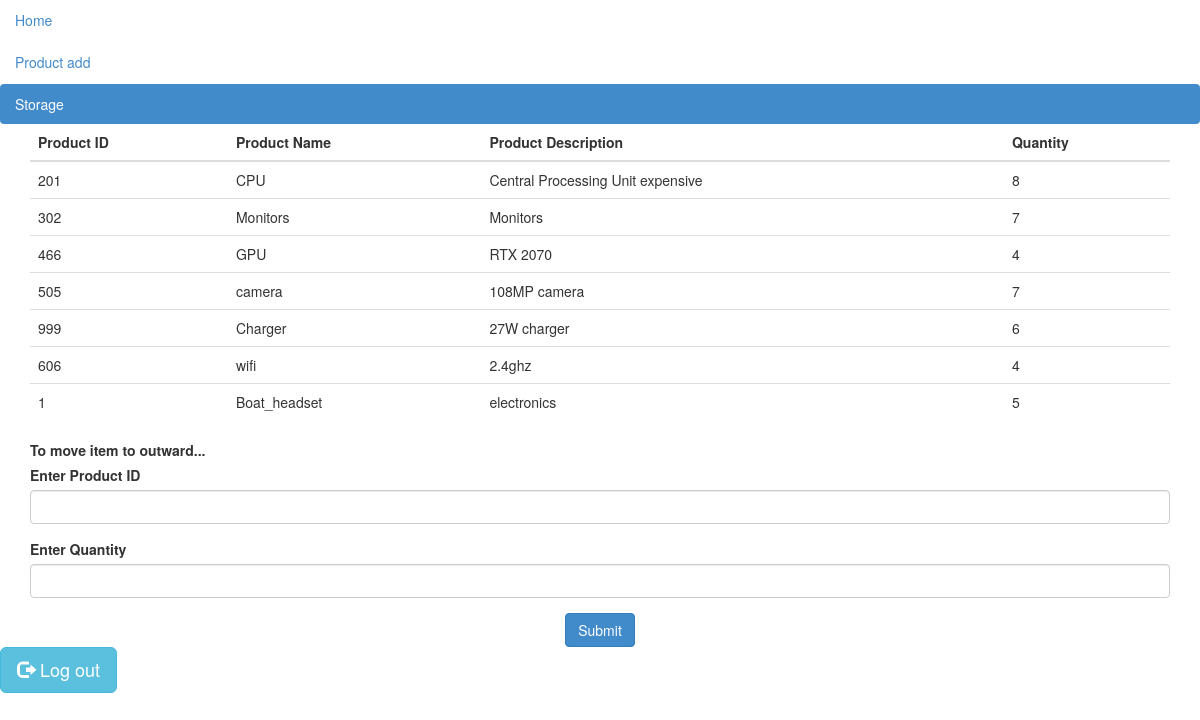
Page /wmove_out.php on the committed database.
### tables this page shows
CREATE TABLE IF NOT EXISTS `product` (
  `product_ID` varchar(40) NOT NULL,
  `product_Name` varchar(16) NOT NULL,
  `Quantity` int(3) NOT NULL,
  `product_Status` int(10) DEFAULT NULL,
  `product_desc` varchar(40) DEFAULT NULL,
  `sup_ID` int(10) DEFAULT NULL,
  `Category_ID` int(10) DEFAULT NULL,
  PRIMARY KEY (`product_ID`),
  KEY `sup_ID` (`sup_ID`),
  KEY `Category_ID` (`Category_ID`)
);

### wmove_out.php (the view, shortened to what this page needs)
<?php
$mysqli = new mysqli("localhost","root","","ims");
?>
<!DOCTYPE html>
<html lang="en">
<head>
  <link type="text/css" rel="stylesheet" href="bootstrap-3.2.0-dist\css\bootstrap.css">
</head>
<body>
<ul class="nav nav-pills nav-stacked">
    <li><a href="welcome.php">Home</a></li>
    <li><a href="add_product.php">Product add</a></li>
    <li class="active"><a href="move_out.php">Storage</a></li>
</ul>
<div class="container"  >
<form method="POST">
<?php
    $sql="SELECT product_ID,product_Name,product_desc,Quantity FROM product ";
    $result=$mysqli->query($sql);
?>
  <table class="table">
    <thead>
      <tr>
        <th>Product ID</th>
        <th>Product Name</th>
        <th>Product Description</th>
        <th>Quantity</th>
      </tr>
    </thead>
    <tbody>
        <?php
        if(!empty($result)){
        while($rows=$result->fetch_assoc())
        {
        ?>
      <tr>
        <td><?php echo $rows['product_ID'];?></td>
        <td><?php echo $rows['product_Name'];?></td>
        <td><?php echo $rows['product_desc'];?></td>
        <td><?php echo $rows['Quantity'];?></td>
      </tr>
      <?php
        }
    }
        ?>
    </tbody>
  </table>
  <div class="form-group">
  <label for="usr">To move item to outward...</label><br/>
             <label for="usr">Enter Product ID</label>
                <input type="text" name="prid"  class="form-control" id="usr"  required>
        </div>
  <div class="form-group">
  <label for="usr">Enter Quantity</label>
  <input type="text" name="quan"  class="form-control" id="usr" required>
</div>
<div class="text-center m-2">
            <input type="submit" name="button2" class="btn btn-primary" value="Submit" />
     </div>
 </form>
  </div>
  <p>
    <a href="logout.php" class="btn btn-info btn-lg">
        <span class="glyphicon glyphicon-log-out"></span> Log out
    </a>
</p>
</body>

### rows in the picture
product: product_ID "201", product_Name "CPU", product_desc "Central Processing Unit expensive", Quantity "8"
product: product_ID "302", product_Name "Monitors", product_desc "Monitors", Quantity "7"
product: product_ID "466", product_Name "GPU", product_desc "RTX 2070", Quantity "4"
product: product_ID "505", product_Name "camera", product_desc "108MP camera", Quantity "7"
product: product_ID "999", product_Name "Charger", product_desc "27W charger", Quantity "6"
product: product_ID "606", product_Name "wifi", product_desc "2.4ghz", Quantity "4"
product: product_ID "1", product_Name "Boat_headset", product_desc "electronics", Quantity "5"
